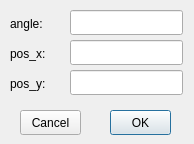
<?xml version="1.0" encoding="UTF-8"?>
<ui version="4.0">
 <class>DataInitDialog</class>
 <widget class="QDialog" name="DataInitDialog">
  <property name="geometry">
   <rect>
    <x>0</x>
    <y>0</y>
    <width>194</width>
    <height>144</height>
   </rect>
  </property>
  <property name="windowTitle">
   <string>Dialog</string>
  </property>
  <widget class="QLabel" name="label_3">
   <property name="geometry">
    <rect>
     <x>10</x>
     <y>75</y>
     <width>67</width>
     <height>17</height>
    </rect>
   </property>
   <property name="text">
    <string>pos_y:</string>
   </property>
  </widget>
  <widget class="QLineEdit" name="le_x">
   <property name="geometry">
    <rect>
     <x>70</x>
     <y>40</y>
     <width>113</width>
     <height>25</height>
    </rect>
   </property>
  </widget>
  <widget class="QPushButton" name="pb_ok">
   <property name="geometry">
    <rect>
     <x>110</x>
     <y>110</y>
     <width>61</width>
     <height>25</height>
    </rect>
   </property>
   <property name="text">
    <string>OK</string>
   </property>
  </widget>
  <widget class="QPushButton" name="pb_cancel">
   <property name="geometry">
    <rect>
     <x>20</x>
     <y>110</y>
     <width>61</width>
     <height>25</height>
    </rect>
   </property>
   <property name="text">
    <string>Cancel</string>
   </property>
  </widget>
  <widget class="QLabel" name="label">
   <property name="geometry">
    <rect>
     <x>10</x>
     <y>15</y>
     <width>67</width>
     <height>17</height>
    </rect>
   </property>
   <property name="text">
    <string>angle:</string>
   </property>
  </widget>
  <widget class="QLineEdit" name="le_y">
   <property name="geometry">
    <rect>
     <x>70</x>
     <y>70</y>
     <width>113</width>
     <height>25</height>
    </rect>
   </property>
  </widget>
  <widget class="QLabel" name="label_2">
   <property name="geometry">
    <rect>
     <x>10</x>
     <y>45</y>
     <width>67</width>
     <height>17</height>
    </rect>
   </property>
   <property name="text">
    <string>pos_x:</string>
   </property>
  </widget>
  <widget class="QLineEdit" name="le_angle">
   <property name="geometry">
    <rect>
     <x>70</x>
     <y>10</y>
     <width>113</width>
     <height>25</height>
    </rect>
   </property>
  </widget>
 </widget>
 <resources/>
 <connections/>
</ui>
